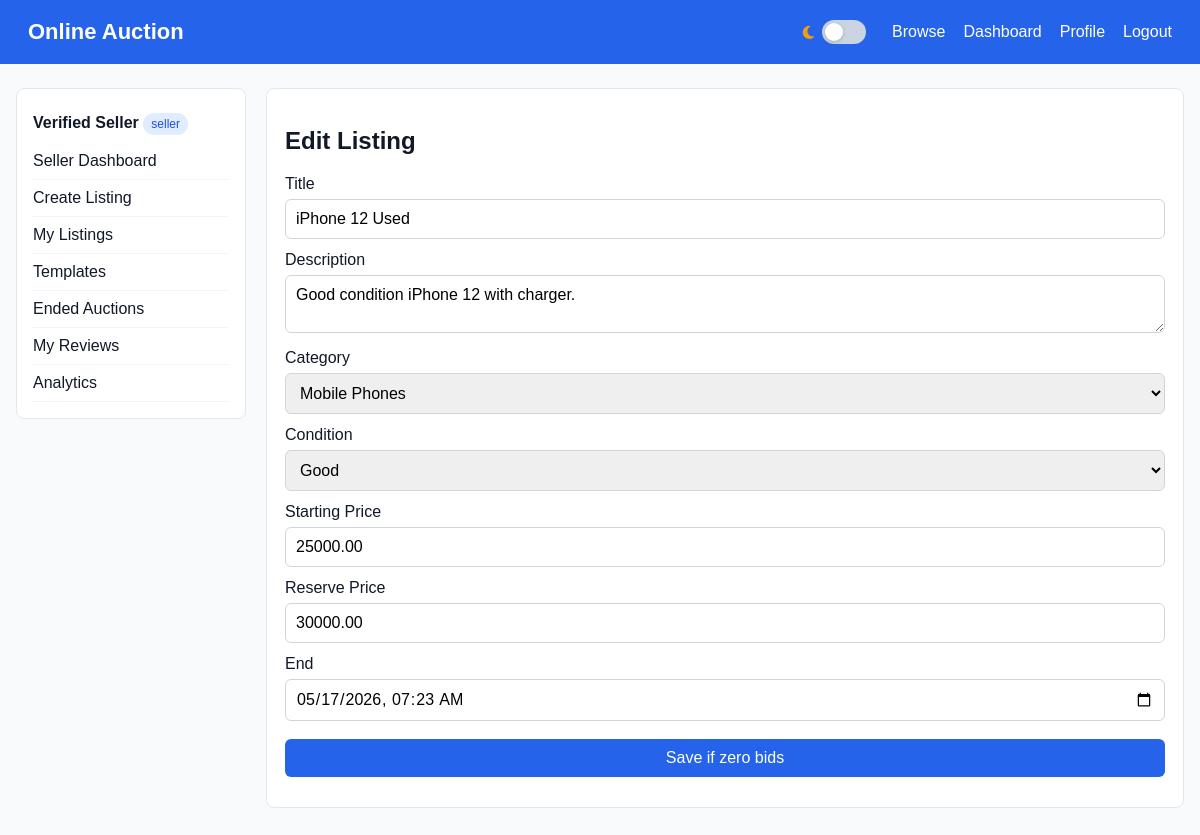
/index.php?page=edit_listing&id=1 (signed in), run on the app's committed database.
### tables this page shows
CREATE TABLE listings (
    id INT AUTO_INCREMENT PRIMARY KEY,
    seller_id INT NOT NULL,
    category_id INT NOT NULL,
    title VARCHAR(200) NOT NULL,
    description TEXT NOT NULL,
    `condition` ENUM('new','like_new','good','fair') NOT NULL,
    starting_price DECIMAL(10,2) NOT NULL,
    reserve_price DECIMAL(10,2) NULL,
    current_bid DECIMAL(10,2) DEFAULT 0.00,
    end_datetime DATETIME NOT NULL,
    status ENUM('pending_review','active','ended','cancelled','rejected') DEFAULT 'pending_review',
    winner_bid_id INT NULL,
    rejection_reason TEXT,
    suspension_reason TEXT,
    cancel_reason TEXT,
    is_featured TINYINT(1) DEFAULT 0,
    created_at TIMESTAMP DEFAULT CURRENT_TIMESTAMP,
    FOREIGN KEY (seller_id) REFERENCES users(id),
    FOREIGN KEY (category_id) REFERENCES categories(id)
);

CREATE TABLE categories (
    id INT AUTO_INCREMENT PRIMARY KEY,
    name VARCHAR(100) NOT NULL,
    description TEXT,
    parent_id INT NULL,
    FOREIGN KEY (parent_id) REFERENCES categories(id) ON DELETE SET NULL
);

### app/models/functions.php (called while the page is built, shortened)
<?php
function db_rows(mysqli $conn, string $sql, string $types = '', array $params = []): array {
    $stmt = mysqli_prepare($conn, $sql);
    if ($types) { mysqli_stmt_bind_param($stmt, $types, ...$params); }
    mysqli_stmt_execute($stmt);
    $result = mysqli_stmt_get_result($stmt);
    return $result ? mysqli_fetch_all($result, MYSQLI_ASSOC) : [];
}
function db_row(mysqli $conn, string $sql, string $types = '', array $params = []): ?array {
    $rows = db_rows($conn, $sql, $types, $params);
    return $rows[0] ?? null;
}
function render_view(string $view, array $data = []): void {
    extract($data);
    $viewFile = __DIR__ . '/../views/' . $view . '.php';
    require __DIR__ . '/../views/layouts/header.php';
    require $viewFile;
    require __DIR__ . '/../views/layouts/footer.php';
}
function listing_categories(mysqli $conn): array { return db_rows($conn, 'SELECT * FROM categories ORDER BY name'); }
function listing_find(mysqli $conn, int $id): ?array { return db_row($conn, 'SELECT l.*, u.name seller_name, u.email seller_email, u.phone seller_phone, u.reputation_score, c.name category_name FROM listings l JOIN users u ON u.id=l.seller_id JOIN categories c ON c.id=l.category_id WHERE l.id=?', 'i', [$id]); }
?>

### app/controllers/functions.php (called while the page is built, shortened)
<?php
require_once __DIR__ . '/../models/functions.php';
function seller_edit_listing(mysqli $conn): void { require_seller_verified(); $listing = listing_find($conn, (int)$_GET['id']); if (!$listing || (int)$listing['seller_id'] !== current_user_id()) { http_response_code(404); echo 'Listing not found'; return; } $cats = listing_categories($conn); $message = ''; if ($_SERVER['REQUEST_METHOD'] === 'POST') { $errors = listing_errors($_POST); if ($errors) { $message = format_errors($errors); } else { $ok = listing_update_if_no_bids($conn, (int)$_GET['id'], current_user_id(), (int)$_POST['category_id'], trim($_POST['title']), trim($_POST['description']), $_POST['condition'], (float)$_POST['starting_price'], ($_POST['reserve_price'] === '' ? null : (float)$_POST['reserve_price']), $_POST['end_datetime']); $message = $ok ? 'Listing updated.' : 'Only your zero-bid listings can be edited.'; $listing = listing_find($conn, (int)$_GET['id']); } } render_view('seller/edit_listing', compact('listing', 'cats', 'message')); }
?>

### config/helpers.php (called while the page is built, shortened)
<?php
function e($value) {
    return htmlspecialchars((string)$value, ENT_QUOTES, 'UTF-8');
}
?>

### app/views/seller/edit_listing.php (the view)
<div class="card"><h1>Edit Listing</h1><?php if($message): ?><div class="alert"><?= $message ?></div><?php endif; ?><form method="post"><label>Title</label><input name="title" value="<?= e($listing['title']) ?>"><label>Description</label><textarea name="description"><?= e($listing['description']) ?></textarea><label>Category</label><select name="category_id"><?php foreach($cats as $c): ?><option value="<?= $c['id'] ?>" <?= (int)$listing['category_id']===(int)$c['id']?'selected':'' ?>><?= e($c['name']) ?></option><?php endforeach; ?></select><label>Condition</label><select name="condition"><?php foreach(['new'=>'New','like_new'=>'Like New','good'=>'Good','fair'=>'Fair'] as $value=>$label): ?><option value="<?= e($value) ?>" <?= $listing['condition']===$value?'selected':'' ?>><?= e($label) ?></option><?php endforeach; ?></select><label>Starting Price</label><input type="number" step="0.01" name="starting_price" value="<?= e($listing['starting_price']) ?>"><label>Reserve Price</label><input type="number" step="0.01" name="reserve_price" value="<?= e($listing['reserve_price']) ?>"><label>End</label><input type="datetime-local" name="end_datetime" value="<?= date('Y-m-d\\TH:i', strtotime($listing['end_datetime'])) ?>"><button>Save if zero bids</button></form></div>

### assets/css/style.css (style rules this page uses)
* { box-sizing:border-box }
body { margin:0;font-family:Arial,Helvetica,sans-serif;background:#f8fafc;color:#111827 }
.card { background:#fff;border:1px solid #e5e7eb;border-radius:8px;padding:18px;margin-bottom:18px }
input,select,textarea,button { width:100%;padding:10px;border:1px solid #d1d5db;border-radius:6px;margin:6px 0 12px;font:inherit }
button,.btn { background:#2563eb;color:#fff;border:0;text-decoration:none;display:inline-block;text-align:center;cursor:pointer }

### data on the page
listings: title "iPhone 12 Used", description "Good condition iPhone 12 with charger.", category_id "Mobile Phones", condition "Good", starting_price "25000.00", reserve_price "30000.00", end_datetime "05/17/2026 07:23"

### other printed values
$_SESSION['user_name'] "Verified Seller"
current_role() "seller"
$label "Seller Dashboard Create Listing My Listings Templates Ended Auctions My Reviews Analytics"
